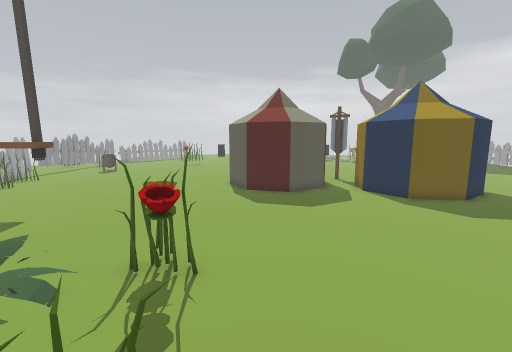
View 1 (above)

16 first-person views from a walk through a Unity game level. The camera is 1.5 m above the floor, tilts 8° down and sees 90° across. The floor is counted in squares, 0.5 m on a side. Each view is taken from the middle of a square. On the plan, view 1 faces up. The plan holds only what a view shows up to about 19 squares ahead; the rest is blank. The place goes on beyond the plan. The player character is not drawn. Some animated figures are not drawn.

View 2
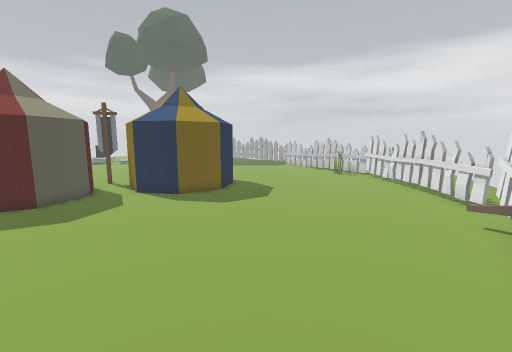

View 3
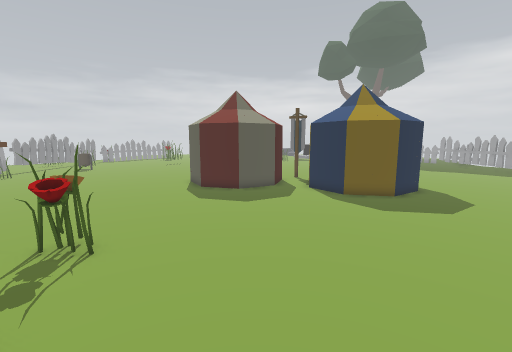

View 4
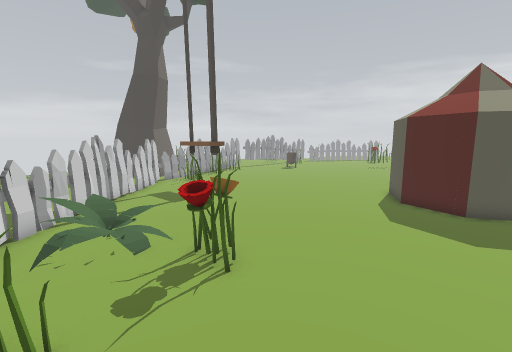

View 5
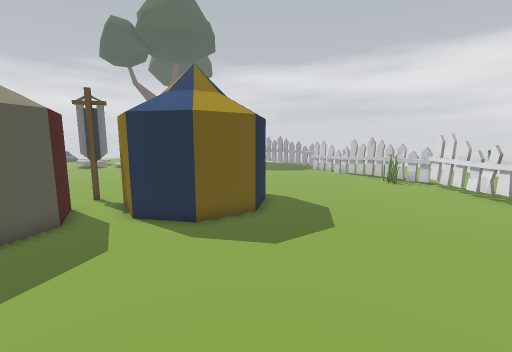

View 6
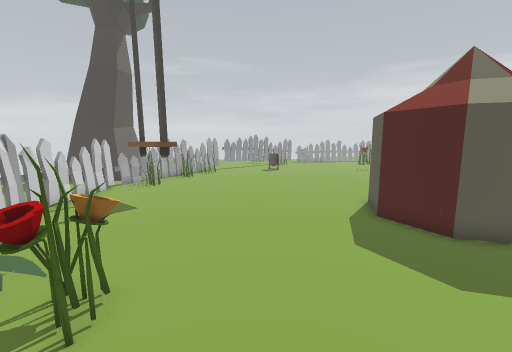

View 7
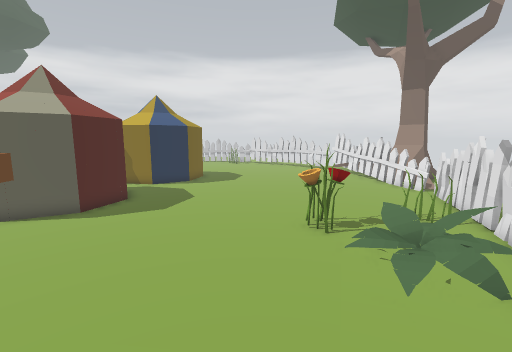

View 8
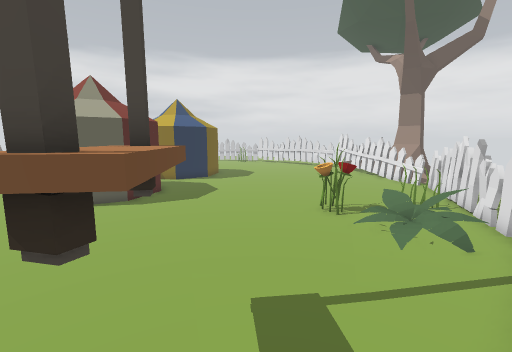

View 9
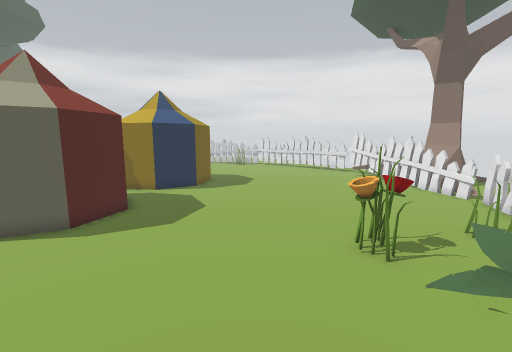

View 10
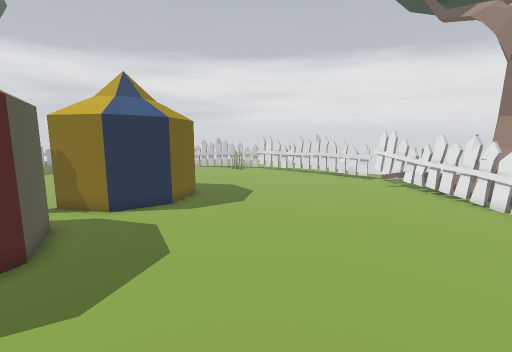

View 11
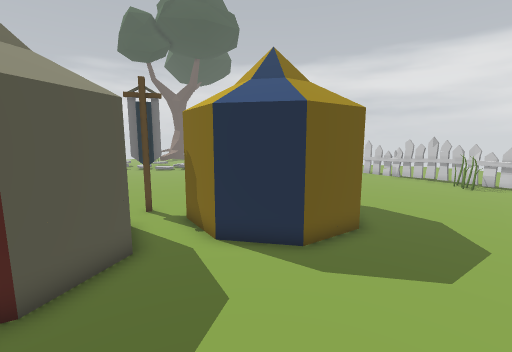

View 12
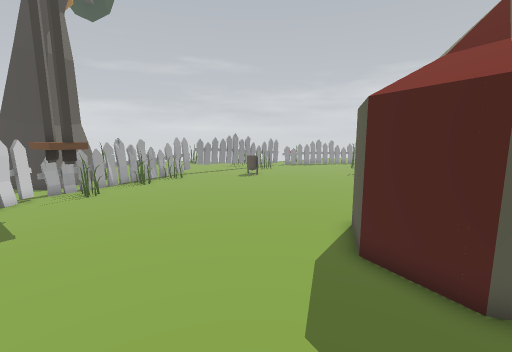

View 13
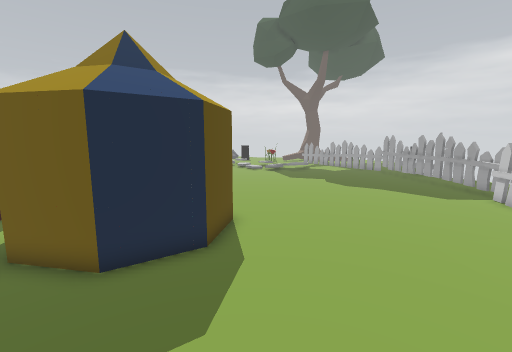

View 14
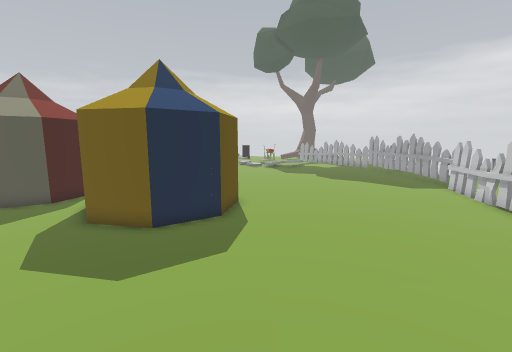

View 15
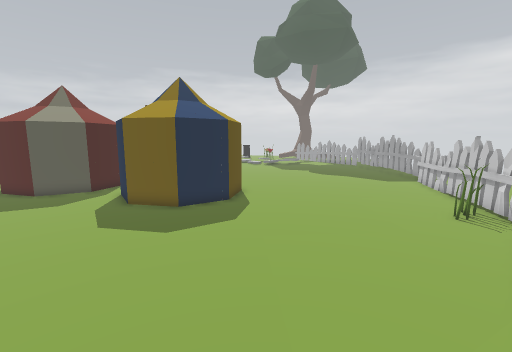

View 16
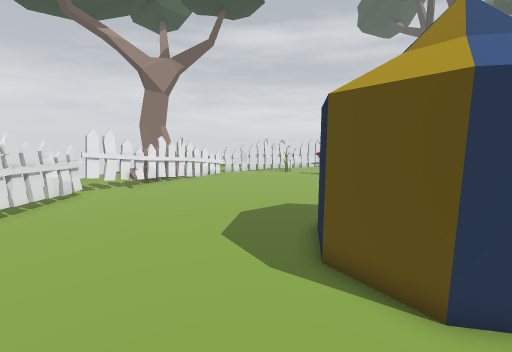

### Floor plan
Key: @ floor where view 1 was taken; # wall or solid block; x gap in a wall; . main floor; : floor 0.5 m higher than the main floor; / step, stairs or slope; = window, fence, low wall or low ledge; ^ raised ledge; T tent; R tree; O other object.
Columns run from 20 left of view 1 to 23 right of it. Each row starts with its distance up from view 1.
 17    =..............TTTTTTTT TT TTTT..........
 16    =...............TTTTTT..TTT.TTT..........
 15    ##...............TTTT..TTTTTTTT..........
 14 #  ==......................TTTTTTT..........
 13 ##  =.......................TTTTT...........
 12  ##.=.......................................
 11  ##.x#...#^#...............................=
 10 ##...#...#^#...............................=
  9 #    #=....................................#
  8       #=..................................##
  7        ==................................=#.
  6         #=..............................=#.
  5          ##...///......................##..
  4           #=..///.....................##.
  3            #==:O/....................##.
  2           ..## .....................##.
  1                ==..................##...
  0                 ===#@.........=#####....
 -1                    #== ..===#=###...
 -2                      #=#=#x#RRO....
 -3                            RRRR ...
 -4                            RR R  ..
 -5                            .RRR

Positions as (right, up) in squares from view 1, and headings:
1: (0, 0), facing up
2: (1, 0), facing up-right
3: (3, -1), facing up
4: (3, 2), facing up-left
5: (3, 5), facing up-right
6: (3, 5), facing up-left
7: (-11, 8), facing right
8: (-13, 9), facing right
9: (-9, 9), facing right
10: (-4, 9), facing right
11: (2, 9), facing up-right
12: (2, 9), facing up-left
13: (14, 7), facing up
14: (14, 4), facing up
15: (14, 1), facing up
16: (18, 17), facing down-left
